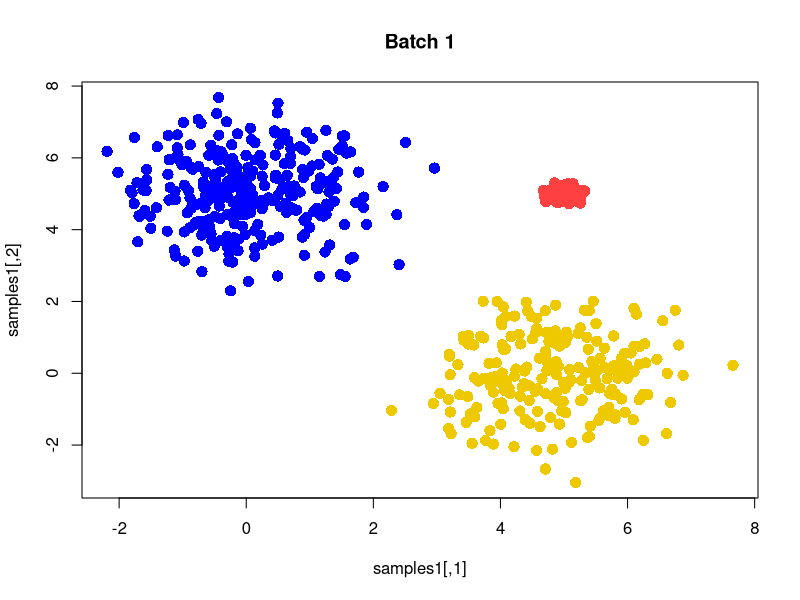
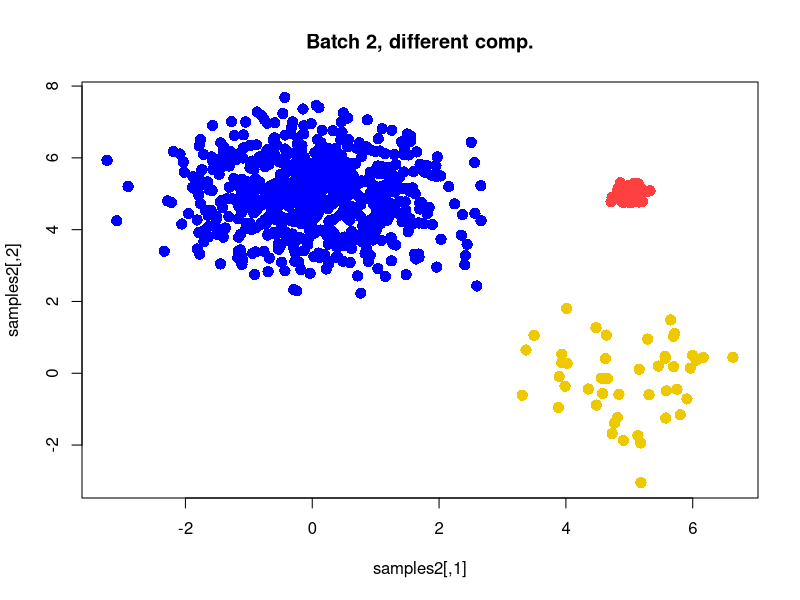
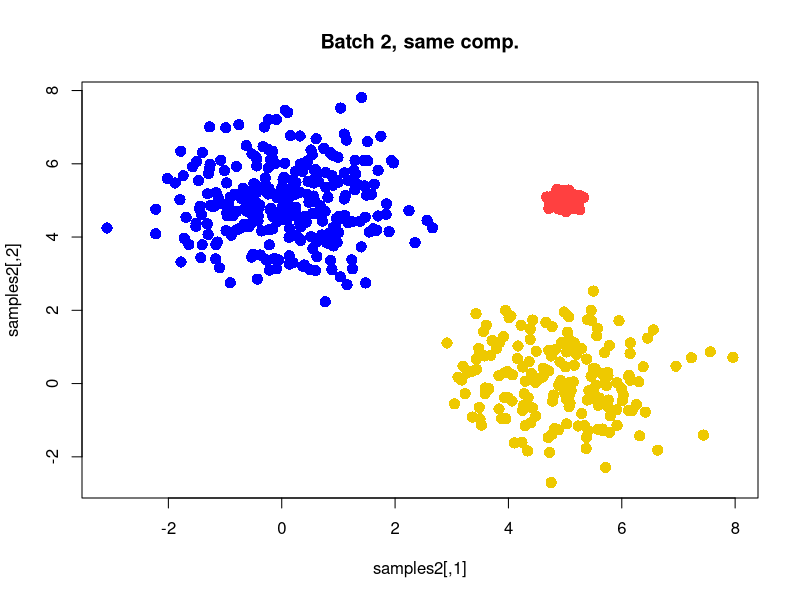

Here is the R script that generated these plots, in order:
# This script generates some (highly synthetic!) expression data with a batch effect 
# and uneven population composition between batches.
this.dir <- dirname(parent.frame(2)$ofile)
setwd(this.dir)

ncells <- 1000  # Number of cells

# Our simulation involves three cell types/components.
# Cells are distributed according to a bivariate normal in a 2-D biological subspace. 
# Each cell type has a different x/y center and a different SD.

xmus <- c(0,5,5)
xsds <- c(1,0.1,1)
ymus <- c(5,5,0)
ysds <- c(1,0.1,1)

# Note that the different centers should not lie on the same y=mx line; this represents populations that differ only in library size. 
# Such differences should not be present in normalized data, and will be eliminated by the cosine normalization step.
# The centers above are chosen so as to guarantee good separation between the different components.

#####################################
# Generating data for batch 1, with a given proportion of cells in each component. 

prop1 <- c(0.3,0.5,0.2)
comp1 <- sample(1:3, prob=prop1, size=ncells, replace=TRUE)

# Sampling locations for cells in each component.
set.seed(0)
samples1 <- cbind(rnorm(n=ncells, mean=xmus[comp1],sd=xsds[comp1]),
                  rnorm(n=ncells, mean=ymus[comp1],sd=ysds[comp1]))
    
# Plot the true cluster locations for batch 1
ref.cols <- c("blue", "brown1", "gold2")
clust1 <- ref.cols[comp1]
plot(samples1, pch=16, cex=1.5, col=clust1, main=paste0("Batch 1"))

# Random projection to D dimensional space, to mimic high-dimensional expression data.
ngenes <- 100
set.seed(0)
proj <- matrix(rnorm(ngenes*ncells), nrow=ngenes, ncol=2)
A1 <- samples1 %*% t(proj)

# Add normally distributed noise.
A1 <- A1 + rnorm(ngenes*ncells)
rownames(A1) <- paste0("Cell", seq_len(ncells), "-1")
colnames(A1) <- paste0("Gene", seq_len(ngenes))

#####################################

outmat <- outcol <- list()
for (easy in c(FALSE, TRUE)) { 
    if (easy) { 
        prop2 <- prop1
    } else {
        prop2 <- c(0.65,0.3,0.05)
    }
    
    # Setting proportions of each of the three cell types in batch 2.
    comp2 <- sample(1:3, prob=prop2, size=ncells, replace=TRUE) 

    # Sampling locations for cells in each component.  
    set.seed(0)
    samples2 <- cbind(rnorm(n=ncells, mean=xmus[comp2], sd=xsds[comp2]),
                      rnorm(n=ncells, mean=ymus[comp2], sd=ysds[comp2]))
    
    # Plot the true cluter labels for batch 2.
    clust2 <- ref.cols[comp2]
    plot(samples2, pch=16, cex=1.5, col=clust2, main=paste("Batch 2,", ifelse(easy, "same", "different"), "comp."))
    
    # Random projection, followed by adding batch effects and random noise.
    A2 <- samples2 %*% t(proj) 
    A2 <- A2 + matrix(rep(rnorm(ngenes), each=ncells), ncol=ngenes) # gene-specific batch effect (genes are columns)
    A2 <- A2 + rnorm(ngenes*ncells) # noise
    rownames(A2) <- paste0("Cell", seq_len(ncells), "-2")
    colnames(A2) <- paste0("Gene", seq_len(ngenes))
    
    # Assigning batches and colours.
    if (easy) {
        outmat$ii <- A2
        outcol$ii <- clust2
    } else {
        outmat$i <- A2
        outcol$i <- clust2
    }
}
    
#####################################
# Saving data objects for later use.

B1 <- t(A1)
B2i <- t(outmat$i)
B2ii <- t(outmat$ii)
clust2i <- t(outcol$i)
clust2ii <- t(outcol$ii)
save(file="Sim.RData", B1, B2i, B2ii, clust1, clust2i, clust2ii)
